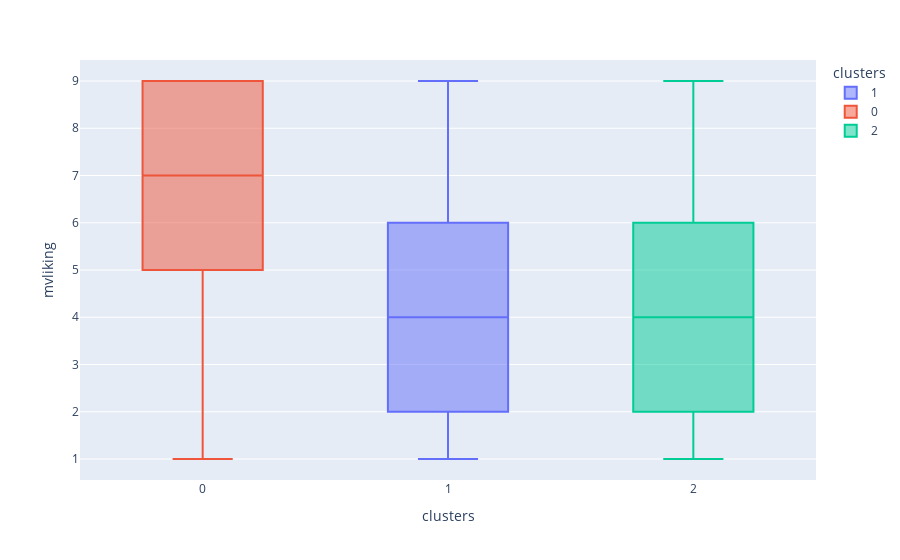

The notebook cell this image was saved under:
### Code cell
fig = px.box(data_frame=df_complete, x='clusters', y='mvliking', color='clusters')
fig.show()

### Figure 1 — Plotly figure (JSON) as saved in the notebook; plotly's stock layout.template omitted (floating-point values rounded to 4 significant figures; data arrays with more than 128 entries replaced by an {"elided": "..."} marker saying what was removed)
{"data": [{"alignmentgroup": "True", "hovertemplate": "clusters=%{x}<br>mvliking=%{y}<extra></extra>", "legendgroup": "1", "marker": {"color": "#636efa"}, "name": "1", "notched": false, "offsetgroup": "1", "orientation": "v", "showlegend": true, "type": "box", "x": {"elided": "159 int values"}, "x0": " ", "xaxis": "x", "y": {"elided": "159 int values"}, "y0": " ", "yaxis": "y"}, {"alignmentgroup": "True", "hovertemplate": "clusters=%{x}<br>mvliking=%{y}<extra></extra>", "legendgroup": "0", "marker": {"color": "#EF553B"}, "name": "0", "notched": false, "offsetgroup": "0", "orientation": "v", "showlegend": true, "type": "box", "x": [0, 0, 0, 0, 0, 0, 0, 0, 0, 0, 0, 0, 0, 0, 0, 0, 0, 0, 0, 0, 0, 0, 0, 0, 0, 0, 0, 0, 0, 0, 0, 0, 0, 0, 0, 0, 0, 0, 0, 0, 0, 0, 0, 0, 0, 0, 0, 0, 0, 0, 0, 0, 0, 0, 0, 0, 0, 0, 0, 0, 0, 0, 0, 0, 0, 0, 0, 0, 0, 0, 0, 0, 0, 0, 0, 0, 0, 0, 0, 0, 0, 0, 0, 0, 0, 0, 0, 0, 0, 0, 0, 0, 0, 0, 0, 0, 0, 0, 0, 0, 0, 0, 0, 0, 0, 0, 0, 0, 0, 0, 0, 0, 0, 0], "x0": " ", "xaxis": "x", "y": [6, 8, 6, 6, 9, 4, 7, 9, 6, 4, 6, 6, 5, 7, 5, 8, 9, 4, 4, 9, 6, 5, 5, 6, 3, 8, 8, 6, 6, 7, 1, 1, 9, 6, 9, 7, 9, 6, 8, 9, 9, 9, 7, 7, 9, 9, 9, 6, 9, 8, 1, 5, 2, 2, 7, 9, 8, 9, 8, 8, 6, 8, 3, 8, 7, 8, 6, 7, 9, 9, 3, 9, 9, 7, 5, 8, 7, 8, 9, 9, 8, 5, 8, 6, 7, 2, 9, 9, 9, 5, 1, 3, 5, 8, 6, 9, 5, 9, 8, 5, 9, 8, 5, 3, 4, 4, 9, 5, 5, 9, 5, 8, 9, 9], "y0": " ", "yaxis": "y"}, {"alignmentgroup": "True", "hovertemplate": "clusters=%{x}<br>mvliking=%{y}<extra></extra>", "legendgroup": "2", "marker": {"color": "#00cc96"}, "name": "2", "notched": false, "offsetgroup": "2", "orientation": "v", "showlegend": true, "type": "box", "x": [2, 2, 2, 2, 2, 2, 2, 2, 2, 2, 2, 2, 2, 2, 2, 2, 2, 2, 2, 2, 2, 2, 2, 2, 2, 2, 2, 2, 2, 2, 2, 2, 2, 2, 2, 2, 2, 2, 2, 2, 2, 2, 2, 2, 2, 2, 2, 2, 2, 2, 2, 2, 2, 2, 2, 2, 2, 2, 2, 2, 2, 2, 2, 2, 2, 2, 2, 2, 2, 2, 2, 2, 2, 2, 2, 2, 2, 2, 2, 2, 2, 2, 2, 2, 2, 2, 2, 2, 2, 2, 2, 2, 2, 2, 2, 2, 2, 2, 2, 2, 2, 2, 2, 2, 2, 2, 2, 2, 2, 2, 2, 2, 2, 2, 2, 2, 2, 2, 2, 2, 2, 2, 2, 2, 2, 2, 2], "x0": " ", "xaxis": "x", "y": [3, 1, 2, 5, 3, 7, 2, 1, 1, 3, 6, 7, 9, 3, 1, 5, 9, 6, 3, 5, 7, 1, 5, 4, 1, 4, 9, 4, 5, 1, 5, 3, 8, 7, 6, 5, 4, 2, 3, 4, 1, 7, 9, 1, 9, 5, 5, 5, 1, 7, 7, 4, 6, 9, 5, 5, 4, 1, 3, 1, 3, 1, 6, 1, 8, 1, 1, 9, 3, 7, 6, 8, 2, 5, 5, 4, 1, 3, 6, 6, 8, 5, 5, 4, 3, 1, 5, 5, 3, 5, 9, 5, 3, 2, 4, 2, 4, 7, 5, 2, 4, 1, 3, 4, 8, 1, 9, 1, 1, 4, 1, 1, 4, 6, 9, 1, 6, 3, 9, 4, 7, 1, 3, 8, 4, 7, 9], "y0": " ", "yaxis": "y"}], "layout": {"boxmode": "overlay", "legend": {"title": {"text": "clusters"}, "tracegroupgap": 0}, "margin": {"t": 60}, "xaxis": {"anchor": "y", "categoryarray": [1, 0, 2], "categoryorder": "array", "domain": [0, 1], "title": {"text": "clusters"}}, "yaxis": {"anchor": "x", "domain": [0, 1], "title": {"text": "mvliking"}}}}
